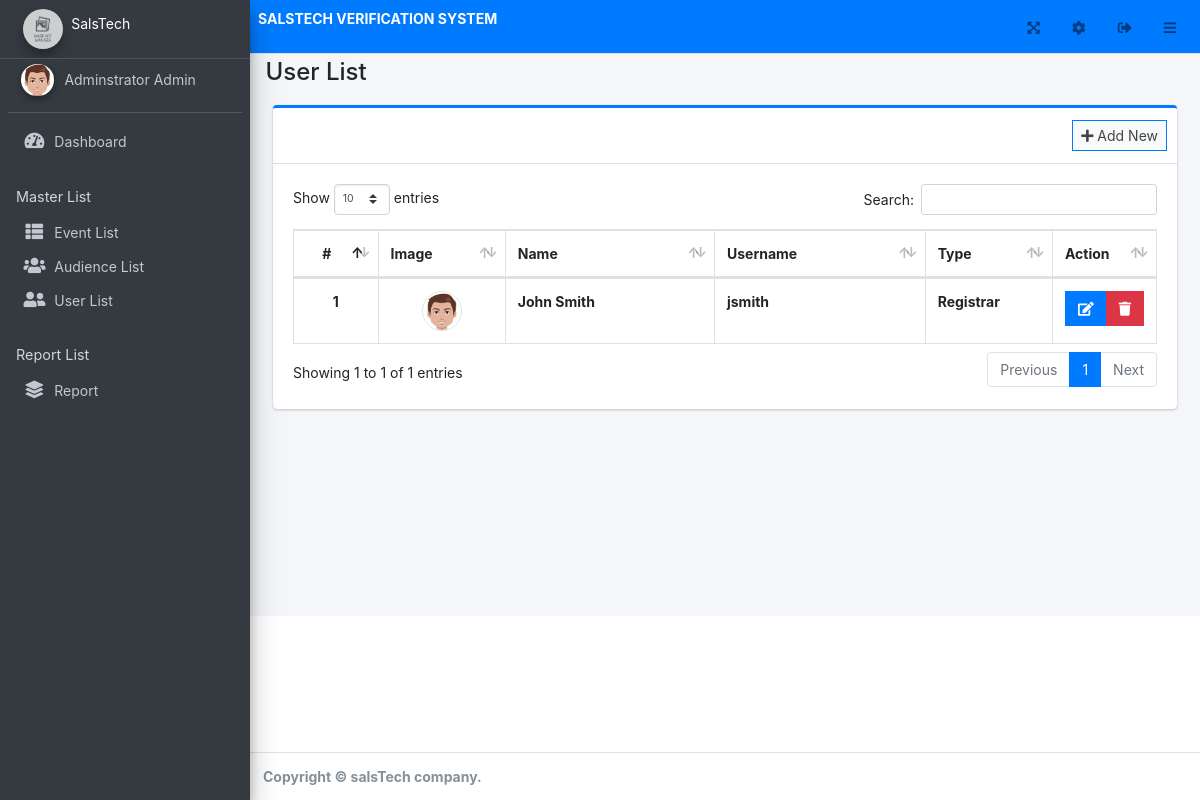
/admin/?page=user/list (signed in), run on an earlier commit of the app's database.
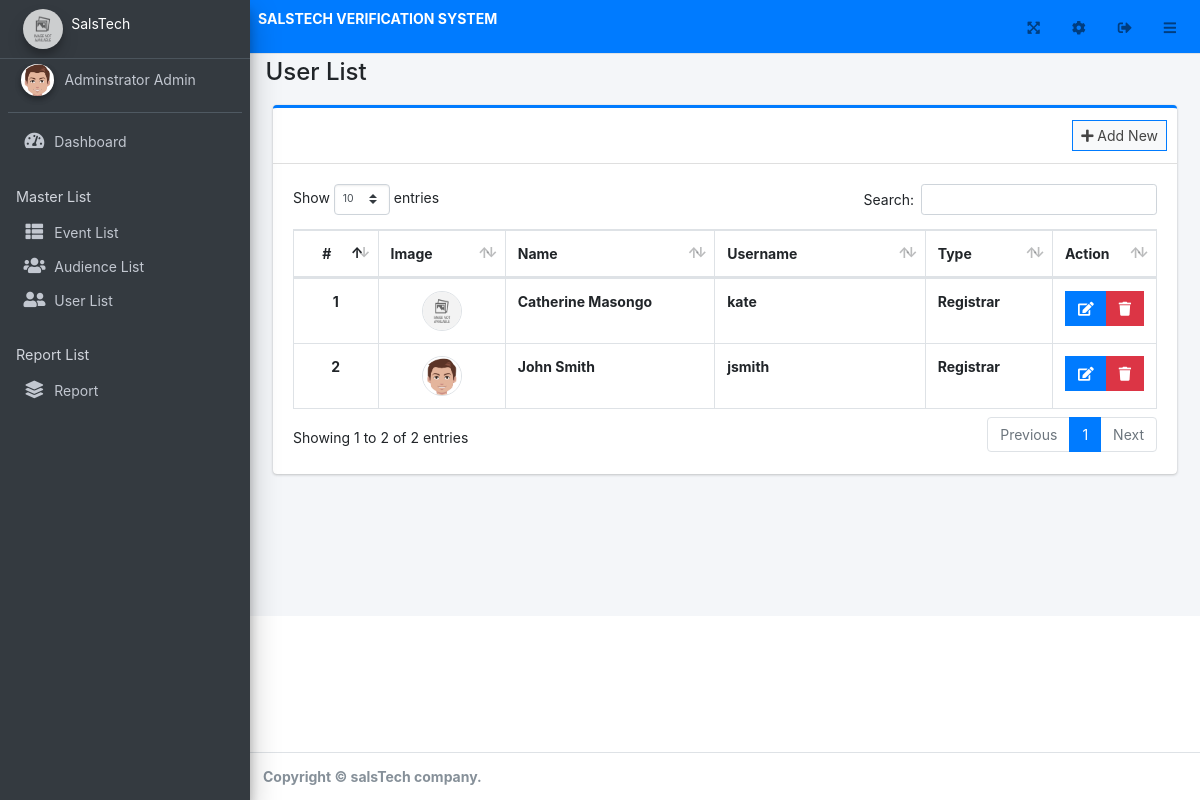
And on a later commit of the database.
### tables this page shows
CREATE TABLE `users` (
  `id` int(50) NOT NULL,
  `firstname` varchar(250) NOT NULL,
  `lastname` varchar(250) NOT NULL,
  `username` text NOT NULL,
  `password` text NOT NULL,
  `avatar` text DEFAULT NULL,
  `last_login` datetime DEFAULT NULL,
  `type` tinyint(1) NOT NULL DEFAULT 2 COMMENT '1=Admin,2=Registrar',
  `date_added` datetime NOT NULL DEFAULT current_timestamp(),
  `date_updated` datetime DEFAULT NULL ON UPDATE current_timestamp()
);

### classes/DBConnection.php (called while the page is built, shortened)
<?php
class DBConnection{
    private $host = 'localhost';
    private $username = 'root';
    private $password = '';
    private $database = 'event_db';
    public $conn;
    public function __construct(){
        if (!isset($this->conn)) {
            $this->conn = new mysqli($this->host, $this->username, $this->password, $this->database);
        }
    }
}
?>

### classes/SystemSettings.php (called while the page is built, shortened)
<?php
class SystemSettings extends DBConnection{
	function userdata($field = ''){
		if(!empty($field)){
			if(isset($_SESSION['userdata'][$field]))
				return $_SESSION['userdata'][$field];
			else
				return null;
		}else{
			return false;
		}
	}
	function info($field=''){
		if(!empty($field)){
			if(isset($_SESSION['system_info'][$field]))
				return $_SESSION['system_info'][$field];
			else
				return false;
		}else{
			return false;
		}
	}
}
$_settings = new SystemSettings();
?>

### config.php (called while the page is built, shortened)
<?php
require_once('classes/DBConnection.php');
require_once('classes/SystemSettings.php');
function validate_image($file){
	if(!empty($file)){
		if(is_file(base_app.$file)){
			return base_url.$file;
		}else{
			return base_url.'dist/img/no-image-available.png';
		}
	}else{
		return base_url.'dist/img/no-image-available.png';
	}
}

### admin/user/list.php (the view, shortened to what the changed rows need)
<div class="col-lg-12">
	<div class="card card-outline card-primary">
		<div class="card-header">
			<div class="card-tools">
				<a class="btn btn-block btn-sm btn-default btn-flat border-primary new_user" href="javascript:void(0)"><i class="fa fa-plus"></i> Add New</a>
			</div>
		</div>
		<div class="card-body">
			<table class="table tabe-hover table-bordered" id="list">
				<colgroup>
					<col width="10%">
					<col width="15%">
					<col width="25%">
					<col width="25%">
					<col width="15%">
					<col width="15%">
				</colgroup>
				<thead>
					<tr>
						<th class="text-center">#</th>
						<th>Image</th>
						<th>Name</th>
						<th>Username</th>
						<th>Type</th>
						<th>Action</th>
					</tr>
				</thead>
				<tbody>
					<?php
					$i = 1;
					$qry = $conn->query("SELECT *,concat(firstname,' ',lastname) as name FROM `users` where id != '{$_settings->userdata('id')}' order by concat(firstname,' ',lastname) asc ");
					while($row= $qry->fetch_assoc()):
					?>
					<tr>
						<th class="text-center"><?php echo $i++ ?></th>
						<td class="text-center"><img class="direct-chat-img border" src="<?php echo validate_image($row['avatar']) ?>" alt="Image" style="float:unset;"></td>
						<td><b><?php echo ucwords($row['name']) ?></b></td>
						<td><b><?php echo $row['username'] ?></b></td>
						<td><b><?php echo ($row['type'] == 1) ? "Admin" : "Registrar" ?></b></td>
						<td class="text-center">
		                    <div class="btn-group">
		                        <a href="javascript:void(0)" data-id='<?php echo $row['id'] ?>' class="btn btn-primary btn-flat manage_user">
		                          <i class="fas fa-edit"></i>
		                        </a>
		                        <button type="button" class="btn btn-danger btn-flat delete_user" data-id="<?php echo $row['id'] ?>">
		                          <i class="fas fa-trash"></i>
		                        </button>
	                      </div>
						</td>
					</tr>
				<?php endwhile; ?>
				</tbody>
			</table>
		</div>
	</div>
</div>

### admin/inc/navigation.php (shortened to what the changed rows need)
<aside class="main-sidebar sidebar-dark-primary elevation-4">
  <a href="<?php echo base_url ?>admin" class="brand-link text-sm">
  <img src="<?php echo validate_image($_settings->info('logo'))?>" alt="Store Logo" class="brand-image img-circle elevation-3" style="opacity: .8;width: 2.5rem;height: 2.5rem;max-height: unset">
   SalsTech
  </a>
  <div class="sidebar os-host os-theme-light os-host-overflow os-host-overflow-y os-host-resize-disabled os-host-transition os-host-scrollbar-horizontal-hidden">
    <div class="os-content-glue" style="margin: 0px -8px; width: 249px; height: 646px;"></div>
    <div class="os-padding">
    </div>
  </div>
</aside>

What changed in the data, as far as the page shows it:
added users: shows a picture, name "Catherine Masongo", username "kate", type "Registrar"
Also different on the page:
text written by a page script: "Show entries Search: Showing 1 to 1 of 1 entries Previous 1 Next" → "Show entries Search: Showing 1 to 2 of 2 entries Previous 1 Next"
